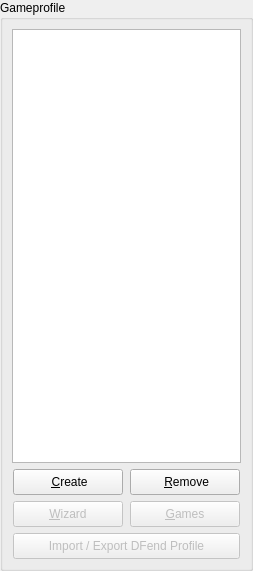
    <widget class="QGroupBox" name="gBoxProfile" >
     <property name="minimumSize" >
      <size>
       <width>253</width>
       <height>571</height>
      </size>
     </property>
     <property name="maximumSize" >
      <size>
       <width>253</width>
       <height>571</height>
      </size>
     </property>
     <property name="title" >
      <string>Gameprofile</string>
     </property>
     <layout class="QGridLayout" >
      <property name="leftMargin" >
       <number>9</number>
      </property>
      <property name="topMargin" >
       <number>9</number>
      </property>
      <property name="rightMargin" >
       <number>9</number>
      </property>
      <property name="bottomMargin" >
       <number>9</number>
      </property>
      <property name="horizontalSpacing" >
       <number>6</number>
      </property>
      <property name="verticalSpacing" >
       <number>6</number>
      </property>
      <item row="1" column="0" >
       <layout class="QGridLayout" >
        <property name="leftMargin" >
         <number>0</number>
        </property>
        <property name="topMargin" >
         <number>0</number>
        </property>
        <property name="rightMargin" >
         <number>0</number>
        </property>
        <property name="bottomMargin" >
         <number>0</number>
        </property>
        <property name="horizontalSpacing" >
         <number>6</number>
        </property>
        <property name="verticalSpacing" >
         <number>6</number>
        </property>
        <item row="0" column="0" >
         <widget class="QPushButton" name="btnCreateGP" >
          <property name="minimumSize" >
           <size>
            <width>110</width>
            <height>26</height>
           </size>
          </property>
          <property name="maximumSize" >
           <size>
            <width>110</width>
            <height>26</height>
           </size>
          </property>
          <property name="text" >
           <string> &amp;Create</string>
          </property>
          <property name="icon" >
           <iconset resource="../res/dboxfe.qrc" >:/pics/images/copy_16.png</iconset>
          </property>
          <property name="shortcut" >
           <string>Alt+C</string>
          </property>
         </widget>
        </item>
        <item row="0" column="1" >
         <widget class="QPushButton" name="btnRemoveGP" >
          <property name="minimumSize" >
           <size>
            <width>110</width>
            <height>26</height>
           </size>
          </property>
          <property name="maximumSize" >
           <size>
            <width>110</width>
            <height>26</height>
           </size>
          </property>
          <property name="text" >
           <string> &amp;Remove</string>
          </property>
          <property name="icon" >
           <iconset resource="../res/dboxfe.qrc" >:/pics/images/cut_16.png</iconset>
          </property>
          <property name="shortcut" >
           <string>Alt+R</string>
          </property>
         </widget>
        </item>
        <item row="1" column="0" >
         <widget class="QPushButton" name="btnWizard" >
          <property name="enabled" >
           <bool>false</bool>
          </property>
          <property name="minimumSize" >
           <size>
            <width>110</width>
            <height>26</height>
           </size>
          </property>
          <property name="maximumSize" >
           <size>
            <width>110</width>
            <height>26</height>
           </size>
          </property>
          <property name="text" >
           <string>&amp;Wizard</string>
          </property>
          <property name="icon" >
           <iconset resource="../res/dboxfe.qrc" >:/pics/images/misc.png</iconset>
          </property>
         </widget>
        </item>
        <item row="1" column="1" >
         <widget class="QPushButton" name="btnGamesettings" >
          <property name="enabled" >
           <bool>false</bool>
          </property>
          <property name="minimumSize" >
           <size>
            <width>110</width>
            <height>26</height>
           </size>
          </property>
          <property name="maximumSize" >
           <size>
            <width>110</width>
            <height>26</height>
           </size>
          </property>
          <property name="text" >
           <string>&amp;Games</string>
          </property>
          <property name="icon" >
           <iconset resource="../res/dboxfe.qrc" >:/pics/images/computer_16.png</iconset>
          </property>
         </widget>
        </item>
        <item row="2" column="0" colspan="2" >
         <widget class="QPushButton" name="btnImpExpDFenPrfile" >
          <property name="enabled" >
           <bool>false</bool>
          </property>
          <property name="minimumSize" >
           <size>
            <width>0</width>
            <height>26</height>
           </size>
          </property>
          <property name="maximumSize" >
           <size>
            <width>16777215</width>
            <height>26</height>
           </size>
          </property>
          <property name="text" >
           <string>Import / Export DFend Profile</string>
          </property>
         </widget>
        </item>
       </layout>
      </item>
      <item row="0" column="0" >
       <widget class="QListWidget" name="lwProfile" />
      </item>
     </layout>
    </widget>
